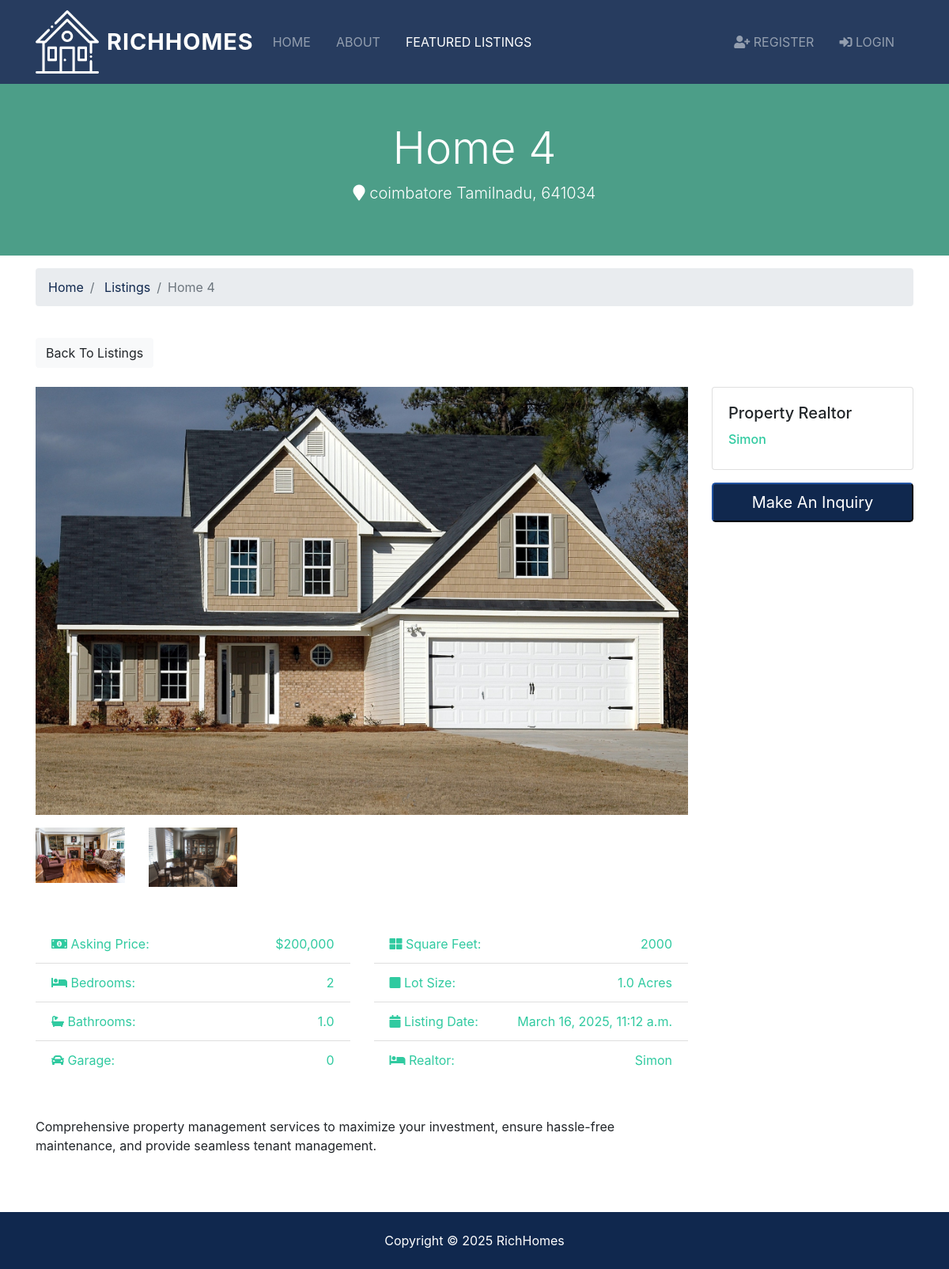
/listings/4, run on the app's committed database.
### listings/models.py (models this page shows, shortened)
class Listing(models.Model):
  realtor = models.ForeignKey(Realtor, on_delete=models.DO_NOTHING)
  title = models.CharField(max_length=200)
  address = models.CharField(max_length=200)
  city = models.CharField(max_length=100)
  state = models.CharField(max_length=100)
  zipcode = models.CharField(max_length=20)
  description = models.TextField(blank=True)
  price = models.IntegerField()
  bedrooms = models.IntegerField()
  bathrooms = models.DecimalField(max_digits=2, decimal_places=1)
  garage = models.IntegerField(default=0)
  sqft = models.IntegerField()
  lot_size = models.DecimalField(max_digits=5, decimal_places=1)
  photo_main = models.ImageField(upload_to='photos/%Y/%m/%d/')
  photo_1 = models.ImageField(upload_to='photos/%Y/%m/%d/', blank=True)
  photo_2 = models.ImageField(upload_to='photos/%Y/%m/%d/', blank=True)
  photo_3 = models.ImageField(upload_to='photos/%Y/%m/%d/', blank=True)
  photo_4 = models.ImageField(upload_to='photos/%Y/%m/%d/', blank=True)
  photo_5 = models.ImageField(upload_to='photos/%Y/%m/%d/', blank=True)
  photo_6 = models.ImageField(upload_to='photos/%Y/%m/%d/', blank=True)
  is_published = models.BooleanField(default=True)
  list_date = models.DateTimeField(default=datetime.now, blank=True)

### realtors/models.py (models this page shows)
class Realtor(models.Model):
  name = models.CharField(max_length=200)
  photo = models.ImageField(upload_to='photos/%Y/%m/%d/')
  description = models.TextField(blank=True)
  phone = models.CharField(max_length=20)
  email = models.CharField(max_length=50)
  is_mvp = models.BooleanField(default=False)
  hire_date = models.DateTimeField(default=datetime.now, blank=True)
  def __str__(self):
    return self.name

### listings/views.py (the view)
# urls.py: path('<int:listing_id>', views.listing, name='listing'),
def listing(request, listing_id):
  listing = get_object_or_404(Listing, pk=listing_id)
  context = {
    'listing': listing
  }
  return render(request, 'listings/listing.html', context)

### templates/listings/listing.html (shortened to what this page needs)
{% extends 'base.html' %}
{% load humanize %}
{% block content %}
<section id="showcase-inner" class="py-5 text-white">
    <div class="container">
      <div class="row text-center">
        <div class="col-md-12">
          <h1 class="display-4">{{ listing.title }}</h1>
          <p class="lead">
            <i class="fas fa-map-marker"></i> {{ listing.city }} {{ listing.state }}, {{ listing.zipcode }}</p>
        </div>
      </div>
    </div>
  </section>
  <section id="bc" class="mt-3">
    <div class="container">
      <nav>
        <ol class="breadcrumb">
          <li class="breadcrumb-item">
            <a href="{% url 'index' %}">Home</a>
          </li>
          <li class="breadcrumb-item">
            <a href="{% url 'listings' %}">Listings</a>
          </li>
          <li class="breadcrumb-item active">{{ listing.title }}</li>
        </ol>
      </nav>
    </div>
  </section>
  <section id="listing" class="py-4">
    <div class="container">
      <a href="{% url 'listings' %}" class="btn btn-light mb-4">Back To Listings</a>
      <div class="row">
        <div class="col-md-9">
          <img src="{{ listing.photo_main.url }}" alt="" class="img-main img-fluid mb-3">
          <div class="row mb-5 thumbs">
            {% if listing.photo_1 %}
            <div class="col-md-2">
              <a href="{{ listing.photo_1.url }}" data-lightbox="home-images">
                <img src="{{ listing.photo_1.url }}" alt="" class="img-fluid">
              </a>
            </div>
            {% endif %}
            {% if listing.photo_2 %}
            <div class="col-md-2">
              <a href="{{ listing.photo_2.url }}" data-lightbox="home-images">
                <img src="{{ listing.photo_2.url }}" alt="" class="img-fluid">
              </a>
            </div>
            {% endif %}
          </div>
          <div class="row mb-5 fields">
            <div class="col-md-6">
              <ul class="list-group list-group-flush">
                <li class="list-group-item text-secondary">
                  <i class="fas fa-money-bill-alt"></i> Asking Price:
                  <span class="float-right">${{ listing.price | intcomma }}</span>
                </li>
                <li class="list-group-item text-secondary">
                  <i class="fas fa-bed"></i> Bedrooms:
                  <span class="float-right">{{ listing.bedrooms }}</span>
                </li>
                <li class="list-group-item text-secondary">
                  <i class="fas fa-bath"></i> Bathrooms:
                  <span class="float-right">{{ listing.bathrooms }}</span>
                </li>
                <li class="list-group-item text-secondary">
                  <i class="fas fa-car"></i> Garage:
                  <span class="float-right">{{ listing.garage }}
                  </span>
                </li>
              </ul>
            </div>
            <div class="col-md-6">
              <ul class="list-group list-group-flush">
                <li class="list-group-item text-secondary">
                  <i class="fas fa-th-large"></i> Square Feet:
                  <span class="float-right">{{ listing.sqft }}</span>
                </li>
                <li class="list-group-item text-secondary">
                  <i class="fas fa-square"></i> Lot Size:
                  <span class="float-right">{{ listing.lot_size }} Acres
                  </span>
                </li>
                <li class="list-group-item text-secondary">
                  <i class="fas fa-calendar"></i> Listing Date:
                  <span class="float-right">{{ listing.list_date }}</span>
                </li>
                <li class="list-group-item text-secondary">
                  <i class="fas fa-bed"></i> Realtor:
                  <span class="float-right">{{ listing.realtor }}
                  </span>
                </li>
              </ul>
            </div>
          </div>
          <div class="row mb-5">
            <div class="col-md-12">
                {{ listing.description }}
            </div>
          </div>
        </div>
        <div class="col-md-3">
          <div class="card mb-3">
            <div class="card-body">
              <h5 class="card-title">Property Realtor</h5>
              <h6 class="text-secondary">{{ listing.realtor }}</h6>
            </div>
          </div>
          <button class="btn-primary btn-block btn-lg" data-toggle="modal" data-target="#inquiryModal">Make An Inquiry</button>
        </div>
      </div>
    </div>
  </section>
{% endblock %}

### realestate/static/css/all.css (style rules this page uses)
.fa, .fas, .far, .fal, .fab { -moz-osx-font-smoothing: grayscale; -webkit-font-smoothing: antialiased; display: inline-block; font-style: normal; font-variant: normal; text-rendering: auto; line-height: 1; }
.fa-bath:before { content: "\f2cd"; }
.fa-bed:before { content: "\f236"; }
.fa-calendar:before { content: "\f133"; }
.fa-car:before { content: "\f1b9"; }
.fa-map-marker:before { content: "\f041"; }
.fa-money-bill-alt:before { content: "\f3d1"; }
.fa-square:before { content: "\f0c8"; }
.fa-th-large:before { content: "\f009"; }
.fa, .fas { font-family: 'Font Awesome 5 Free'; font-weight: 900; }

### realestate/static/css/style.css (style rules this page uses)
img { width: 100%; }
#showcase-inner { background: url(../img/building.jpg) no-repeat top center fixed/cover; position: relative; overflow: hidden; min-height: 200px; }
#showcase-inner::before { content: ''; position: absolute; top: 0; left: 0; min-height: 100%; width: 100%; background: rgba(32, 134, 107, 0.8); }

### data on the page
Listing: title "Home 4", city "coimbatore", state "Tamilnadu", zipcode "641034", photo_main (picture), photo_1 (picture), photo_2 (picture), price "200,000", bedrooms "2", bathrooms "1.0", garage "0", sqft "2000", lot_size "1.0", list_date "March 16, 2025, 11:12 a.m.", realtor "Simon", description "Comprehensive property management services to maximize your investment, ensure hassle-free maintenance, and provide seamless tenant management."
